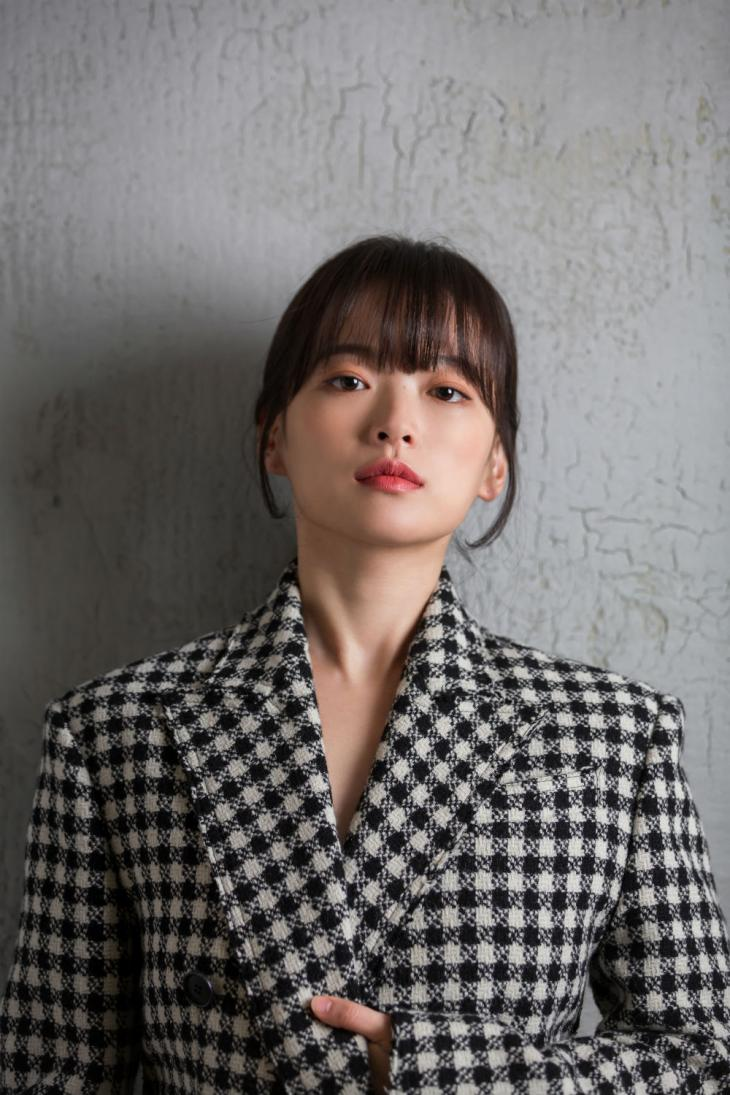
#> input picture OpenCV/image/cheon.jpg, 730 x 1095 px, found by its file name
$ python Imagepx.py
#> lines starting #> are read from the running program, lines starting #| are printed output that depends on the picture
import numpy as np
import cv2

img = cv2.imread('OpenCV\image\cheon.jpg')
#> img is the input picture: shape (1095, 730, 3); mean B, G, R 107, 108.3, 112.5
b, g, r = cv2.split(img)
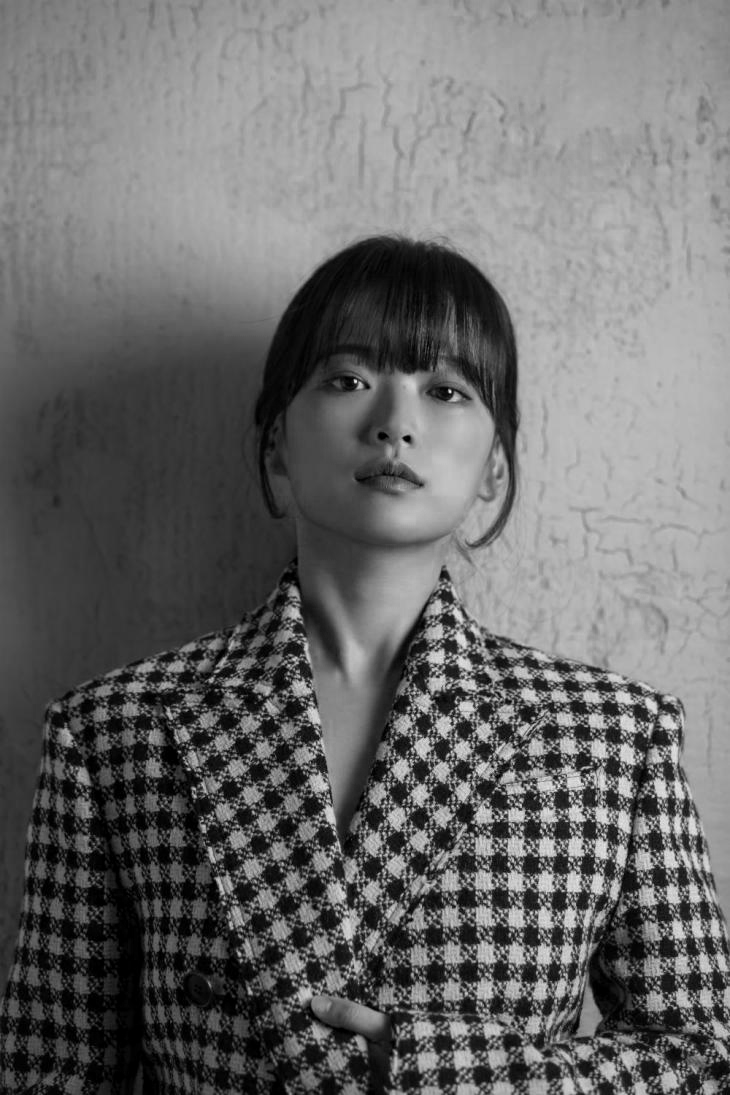
#> b: shape (1095, 730); min 0, max 235, mean 107
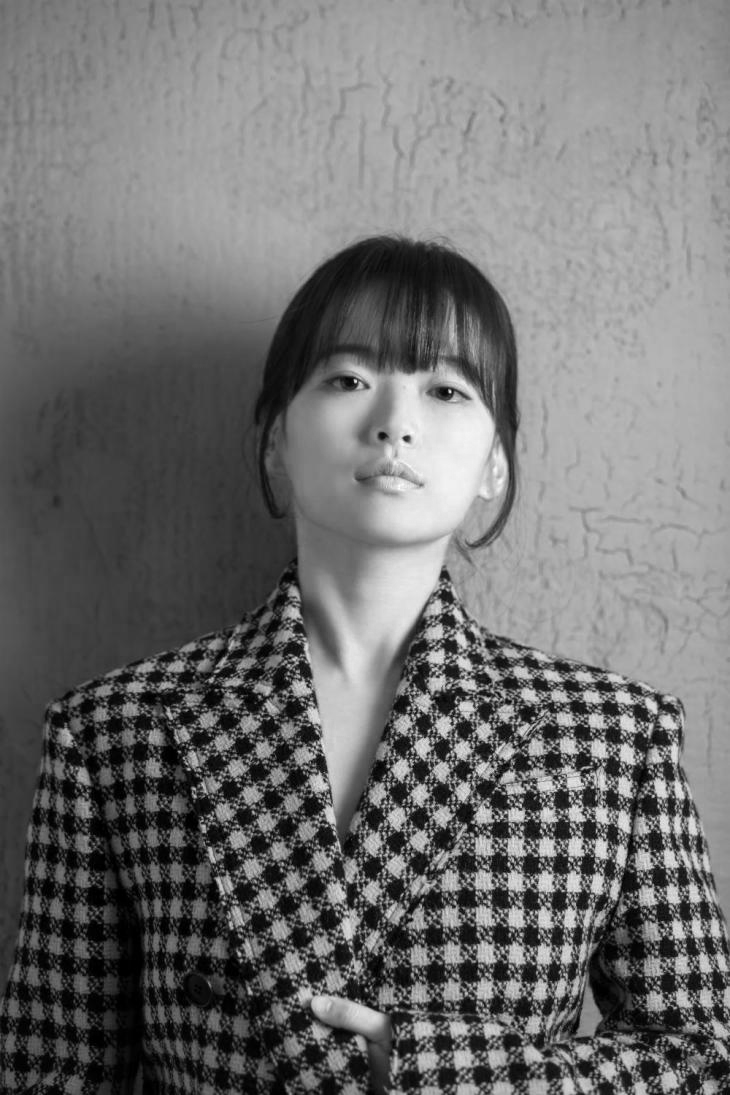
#> r: shape (1095, 730); min 0, max 255, mean 112.5

subimg = img[300:400 , 350:700]
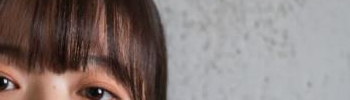
#> subimg: shape (100, 350, 3); mean B, G, R 121.7, 124.3, 136.6
cv2.imshow('sub',subimg)
cv2.imshow('cheon woo heeb', b)
cv2.imshow('cheon woo heeg', g)
cv2.imshow('cheon woo heer', r)

merge_img = cv2.merge((b,g,r))
cv2.imshow('merge',merge_img)
cv2.waitKey(0)
cv2.destroyAllWindows()
